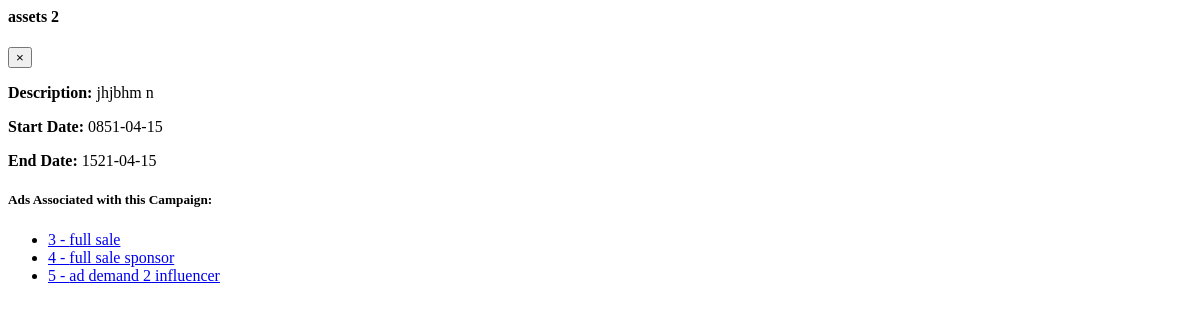
Page /campaign_details/2 (signed in) on the earlier database version.
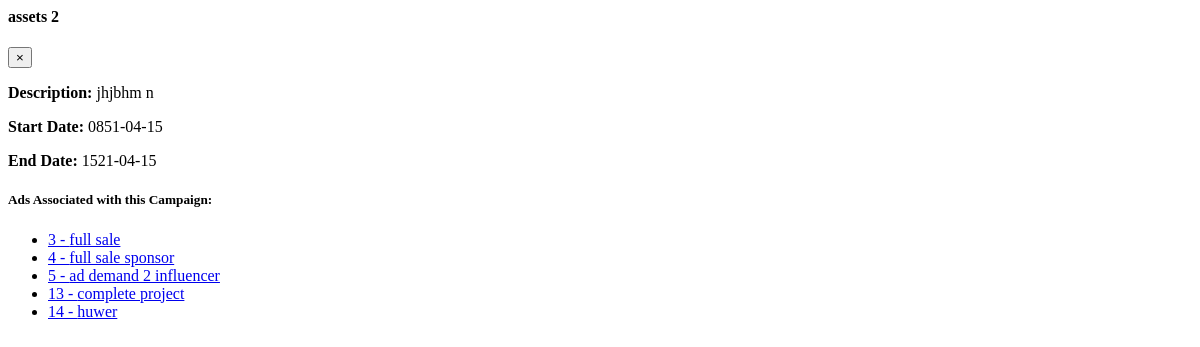
Same page on the later database version.
### app/models.py (models this page shows)
class AdRequest(db.Model):
    id = db.Column(db.Integer, primary_key=True)
    campaign_id = db.Column(db.Integer, db.ForeignKey('campaign.id'), nullable=False)
    influencer_id = db.Column(db.Integer, db.ForeignKey('user.id'), nullable=False)
    requirements = db.Column(db.Text, nullable=False)
    payment_amount = db.Column(db.Float, nullable=False)
    status_influencer = db.Column(db.String(10), nullable=False)
    status_sponsor = db.Column(db.String(10), nullable=False)

### app/routes.py (the view)
@main.route('/campaign_details/<int:campaign_id>', methods=['GET'])
@login_required
def campaign_details(campaign_id):
    print(campaign_id)
    campaign = Campaign.query.get_or_404(campaign_id)
    public_influencer = User.query.filter_by(username='Public').first()
    if current_user.role == "influencer":
        ads = AdRequest.query.filter(
            AdRequest.campaign_id == campaign.id,
            or_(
                AdRequest.influencer_id == current_user.id,
                AdRequest.influencer_id == public_influencer.id
            )
        ).all()
    elif current_user.role == "sponsor":
        ads = AdRequest.query.filter_by(campaign_id=campaign.id).all()
    elif current_user.role == "admin":
        ads = AdRequest.query.filter_by(campaign_id=campaign.id).all()
    return render_template('campaign_details.html', campaign=campaign, ads=ads)

### app/models.py (called while the page is built)
@login_manager.user_loader
def load_user(user_id):
    return User.query.get(int(user_id))

### app/templates/campaign_details.html (shortened to what this page needs)
<div class="modal-content">
    <div class="modal-header">
        <h4 class="modal-title">{{ campaign.name }}</h4>
        <button type="button" class="close" data-dismiss="modal">&times;</button>
    </div>
    <div class="modal-body">
        <p><strong>Description:</strong> {{ campaign.description }}</p>
        <p><strong>Start Date:</strong> {{ campaign.start_date }}</p>
        <p><strong>End Date:</strong> {{ campaign.end_date }}</p>
        <h5>Ads Associated with this Campaign:</h5>
        <ul>
            {% for ad in ads %}
                <li>
                    <a href="#" data-toggle="modal" data-target="#adRequestModal" data-id="{{ ad.id }}">
                        {{ ad.id }} - {{ ad.requirements }}
                    </a>
                </li>
            {% endfor %}
        </ul>
    </div>
</div>

Differences in the rows shown:
added AdRequest: id "13", requirements "complete project"
added AdRequest: id "14", requirements "huwer"
